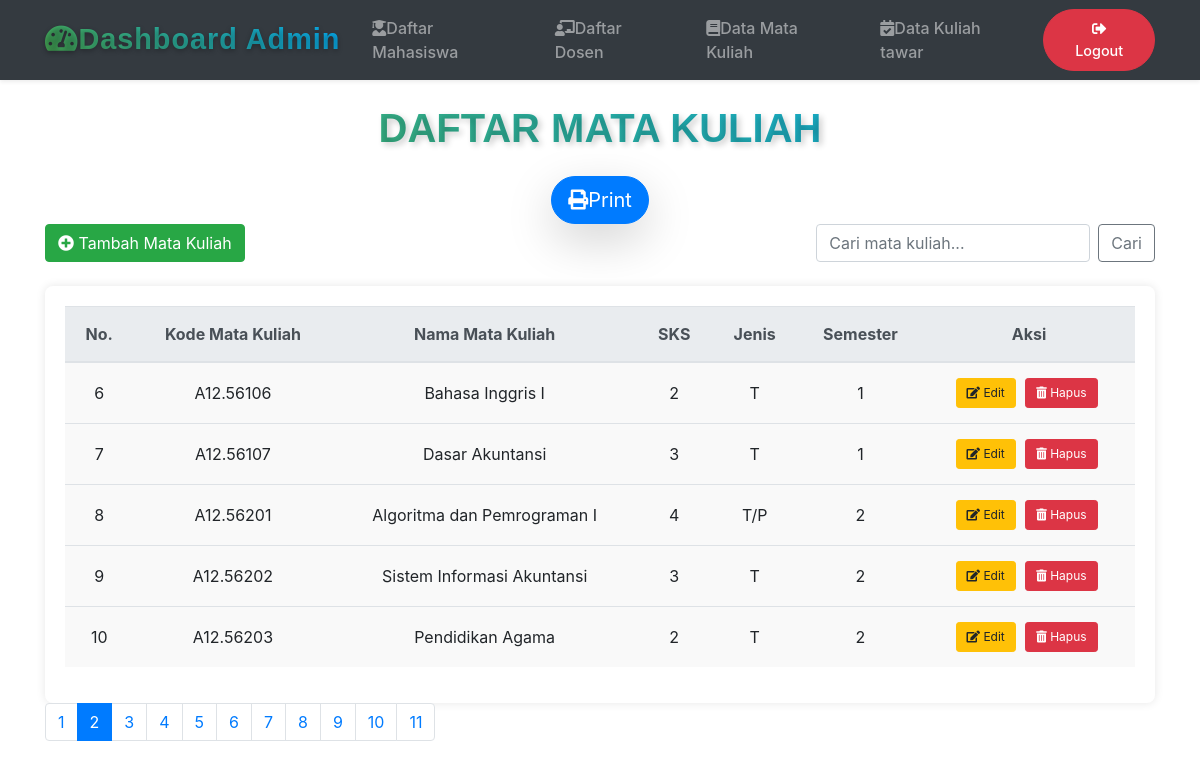
Screenshot of /dashboard_matkul_06959_fais.php?page=2 with the database file from the repository.
### tables this page shows
CREATE TABLE `matkul` (
  `id` int(11) NOT NULL AUTO_INCREMENT,
  `kodematkul` char(10) DEFAULT NULL,
  `namamatkul` varchar(50) DEFAULT NULL,
  `sks` int(2) DEFAULT NULL,
  `jns` char(3) DEFAULT NULL,
  `smt` varchar(10) DEFAULT NULL,
  PRIMARY KEY (`id`)
);

### dashboard_matkul_06959_fais.php (the view, shortened to what this page needs)
<?php
$limit = 5;
$page = isset($_GET['page']) ? (int)$_GET['page'] : 1;
$start = ($page > 1) ? ($page * $limit) - $limit : 0;
$result_total = mysqli_query($koneksi, "SELECT COUNT(*) AS total FROM matkul");
$total_data = mysqli_fetch_assoc($result_total)['total'];
$total_pages = ceil($total_data / $limit);
$result = mysqli_query($koneksi, "SELECT * FROM matkul LIMIT $start, $limit");
?>
<!DOCTYPE html>
<html lang="en">
<head>
    <link rel="stylesheet" href="https://stackpath.bootstrapcdn.com/bootstrap/4.5.2/css/bootstrap.min.css">
    <link rel="stylesheet" href="https://use.fontawesome.com/releases/v5.7.0/css/all.css" />
</head>
<body>
<nav class="navbar navbar-expand-lg navbar-dark bg-dark shadow-sm">
    <div class="container">
        <a class="navbar-brand text-gradient" href="#">
            <i class="fas fa-tachometer-alt me-2"></i>Dashboard Admin
        </a>
        <div class="collapse navbar-collapse" id="navbarNav">
            <ul class="navbar-nav ms-auto align-items-center">
                <li class="nav-item">
                    <a class="nav-link px-3" href="dashboard_mahasiswa_06959_fais.php">
                        <i class="fas fa-user-graduate me-2"></i>Daftar Mahasiswa
                    </a>
                </li>
                <li class="nav-item">
                    <a class="nav-link px-3" href="dashboard_dosen_06959_fais.php">
                        <i class="fas fa-chalkboard-teacher me-2"></i>Daftar Dosen
                    </a>
                </li>
                <li class="nav-item">
                    <a class="nav-link px-3" href="dashboard_matkul_06959_fais.php">
                        <i class="fas fa-book me-2"></i>Data Mata Kuliah
                    </a>
                </li>
                <li class="nav-item">
                    <a class="nav-link px-3" href="dashboard_kultawar_06959_fais.php">
                        <i class="fas fa-calendar-check me-2"></i>Data Kuliah tawar
                    </a>
                </li>
                <li class="nav-item ms-lg-3">
                    <a class="btn btn-danger nav-link text-white rounded-pill px-4" href="index.php">
                        <i class="fas fa-sign-out-alt me-2"></i>Logout
                    </a>
                </li>
            </ul>
        </div>
    </div>
</nav>
<div class="container">
    <h2 class="text-center my-4 custom-heading">Daftar Mata Kuliah</h2>
    <div class="text-center"><a class="btn btn-primary btn-lg shadow-lg rounded-pill text-white" href="printmatkul_06959_fais.php"><i class="fas fa-print me-2"></i>Print</a></div>
    <div class="d-flex justify-content-between mb-4">
        <a href="tambah_matkul_06959_fais.php" class="btn btn-success"><i class="fas fa-plus-circle"></i> Tambah Mata Kuliah</a>
        <form class="form-inline" role="search">
            <input class="form-control mr-2" type="search" id="searchInput" placeholder="Cari mata kuliah..." aria-label="Search">
            <button class="btn btn-outline-secondary" type="submit">Cari</button>
        </form>
    </div>
    <div class="table-container">
        <table class="table table-hover">
            <thead class="thead-light">
                <tr>
                    <th>No.</th>
                    <th>Kode Mata Kuliah</th>
                    <th>Nama Mata Kuliah</th>
                    <th>SKS</th>
                    <th>Jenis</th>
                    <th>Semester</th>
                    <th>Aksi</th>
                </tr>
            </thead>
            <tbody>
                <?php if (mysqli_num_rows($result) > 0): ?>
                    <?php while($row = mysqli_fetch_assoc($result)): ?>
                        <tr class="data-container">
                            <td><?= $row['id']; ?></td>
                            <td><?= $row['kodematkul']; ?></td>
                            <td><?= $row['namamatkul']; ?></td>
                            <td><?= $row['sks']; ?></td>
                            <td><?= $row['jns']; ?></td>
                            <td><?= $row['smt']; ?></td>
                            <td class="action-links">
                                <a href="editmatkul_06959_fais.php?id=<?= $row['id']; ?>" class="btn btn-warning btn-sm"><i class="fas fa-edit"></i> Edit</a>
                                <a href="hapusmatkul_06959_fais.php?id=<?= $row['id']; ?>" class="btn btn-danger btn-sm" onclick="return confirm('Yakin ingin menghapus?');"><i class="fas fa-trash-alt"></i> Hapus</a>
                            </td>
                        </tr>
                    <?php endwhile; ?>
                <?php else: ?>
                    <tr><td colspan="6" class="text-center">Data tidak ada</td></tr>
                <?php endif; ?>
            </tbody>
        </table>
    </div>
    <nav>
        <ul class="pagination">
            <?php for ($i = 1; $i <= $total_pages; $i++): ?>
                <li class="page-item <?= ($i == $page) ? 'active' : ''; ?>">
                    <a class="page-link" href="?page=<?= $i; ?>"><?= $i; ?></a>
                </li>
            <?php endfor; ?>
        </ul>
    </nav>
</div>
</body>
</html>

### dashboard_matkul_06959_fais.php (style rules this page uses)
body { background-image: url('inigambar.jpg'); background-size: cover; background-attachment: fixed; }
.table-container { background-color: #fff; padding: 20px; border-radius: 8px; box-shadow: 0 0 10px rgba(0, 0, 0, 0.1); margin-top: 20px; overflow-x: auto; }
.pagination { justify-content: flex-start; }
.table th, .table td { vertical-align: middle; padding: 15px; }
.table td, .table th { text-align: center; }
.action-links a { margin-right: 5px; font-size: 12px; padding: 5px 10px; }
.data-container { background-color: #f9f9f9; }
.navbar { background-color: #343a40; }
.navbar-brand { font-family: 'Poppins', sans-serif; font-size: 1.8rem; font-weight: bold; letter-spacing: 1px; background: linear-gradient(45deg, #4caf50, #03a9f4); -webkit-background-clip: text; -webkit-text-fill-color: transparent; }
.custom-heading { font-family: 'Poppins', sans-serif; font-size: 2.5rem; font-weight: 700; text-transform: uppercase; color: transparent; background: linear-gradient(45deg, #4caf50, #03a9f4); -webkit-background-clip: text; text-shadow: 3px 3px 6px rgba(0, 0, 0, 0.2); }
.table { table-layout: auto; width: 100%; }
.navbar { background-color: #343a40; transition: all 0.3s ease-in-out; }
.navbar-brand { font-family: 'Poppins', sans-serif; font-size: 1.8rem; font-weight: bold; letter-spacing: 1px; text-shadow: 0 2px 5px rgba(0, 0, 0, 0.3); transition: transform 0.3s ease; }
.text-gradient { background: linear-gradient(45deg, #4caf50, #03a9f4); -webkit-background-clip: text; -webkit-text-fill-color: transparent; }
.nav-link { font-weight: 500; transition: color 0.3s, background-color 0.3s; }
.btn-danger.nav-link { font-size: 0.9rem; font-weight: 500; padding: 0.5rem 1rem; }
@media (min-width: 992px) { .ms-lg-3 { margin-left: auto !important; } }

### rows the page displays
matkul: id "6", kodematkul "A12.56106", namamatkul "Bahasa Inggris I", sks "2", jns "T", smt "1"
matkul: id "7", kodematkul "A12.56107", namamatkul "Dasar Akuntansi", sks "3", jns "T", smt "1"
matkul: id "8", kodematkul "A12.56201", namamatkul "Algoritma dan Pemrograman I", sks "4", jns "T/P", smt "2"
matkul: id "9", kodematkul "A12.56202", namamatkul "Sistem Informasi Akuntansi", sks "3", jns "T", smt "2"
matkul: id "10", kodematkul "A12.56203", namamatkul "Pendidikan Agama", sks "2", jns "T", smt "2"
